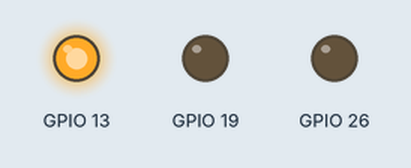
Bench run of a program on a simulated Raspberry Pi (BCM pin numbers). Parts: output pins drawn as LEDs (lit = HIGH).

Above: at 0.2 s.
At 0.7 s:
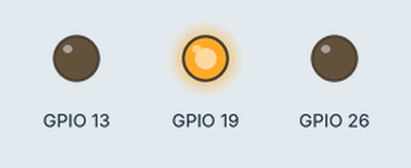
At 2.7 s:
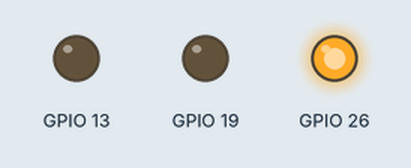
Timing chart, 0 to 3.5 s (numbered marks = the images above):
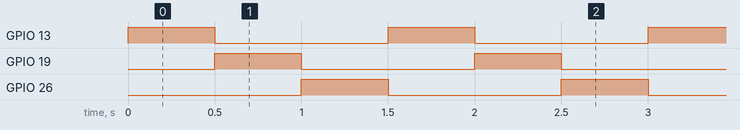

Measured:
- by itself, GPIO 13, GPIO 19, GPIO 26: alternates HIGH for 0.50 s and LOW for 1.0 s
- by itself, everything shown: repeats every 1.5 s, in 3 steps

The program:

led_RGB.py
```python
#13 : Red / 19 : Green / 26 : Blue , led RGB를 번갈아 키는 실습
import RPi.GPIO as GPIO
import time
GPIO.setmode(GPIO.BCM)
GPIO.setup(13,GPIO.OUT)  #Red
GPIO.setup(19,GPIO.OUT)  #Green
GPIO.setup(26,GPIO.OUT)  #Blue

try:
    while True:
        GPIO.output(13,True)
        time.sleep(0.5)
        GPIO.output(13,False)
        GPIO.output(19,True)
        time.sleep(0.5)
        GPIO.output(19,False)
        GPIO.output(26,True)
        time.sleep(0.5)
        GPIO.output(26,False)

except KeyboardInterrupt:
    GPIO.cleanup()
finally:
    GPIO.cleanup()
```
